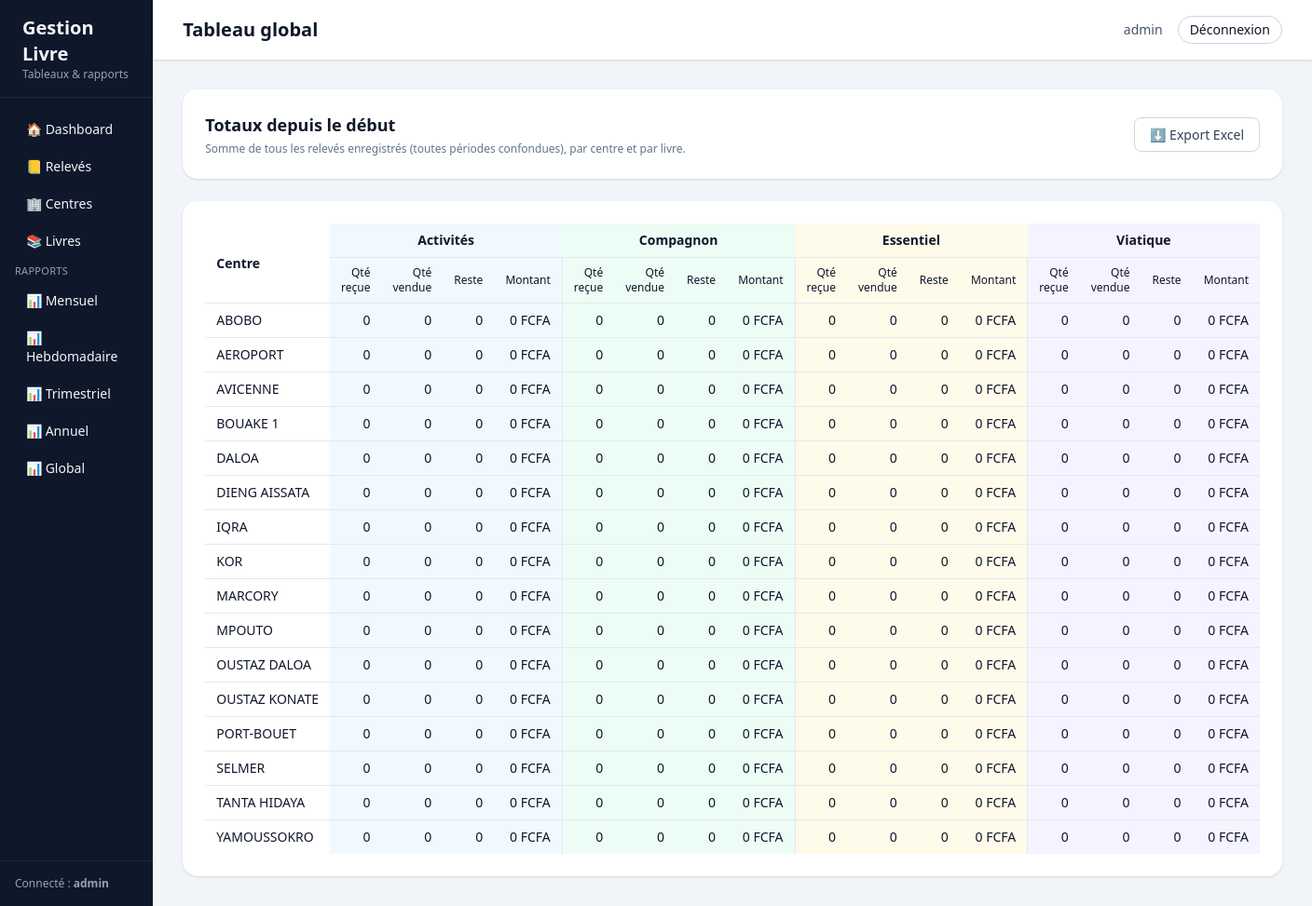
The page /rapports/global/ (signed in) on the database its author committed.
### accounts/models.py (models this page shows, shortened)
class User(AbstractUser):
    ROLE_ADMIN = "ADMIN"
    ROLE_CENTRE = "CENTRE"
    ROLE_CHOICES = (
        (ROLE_ADMIN, "Administrateur"),
        (ROLE_CENTRE, "Centre"),
    )
    role = models.CharField(
        max_length=20,
        choices=ROLE_CHOICES,
        default=ROLE_CENTRE,
    )
    centre = models.ForeignKey(
        "gestion.Centre",
        on_delete=models.SET_NULL,
        null=True,
        blank=True,
        related_name="utilisateurs",
    )
    def is_centre(self):
        return self.role == self.ROLE_CENTRE

### gestion/models.py (models this page shows, shortened)
class Livre(models.Model):
    code = models.CharField(
        max_length=50,
        unique=True,
        help_text="Ex: COMPAGNON_180"
    )
    nom = models.CharField(
        max_length=100,
        help_text="Ex: Compagnon"
    )
    pages = models.PositiveIntegerField(default=0)
    prix_unitaire_defaut = models.DecimalField(
        max_digits=10,
        decimal_places=2,
        help_text="Prix par défaut (peut être modifié par centre/période)."
    )

class Centre(models.Model):
    nom = models.CharField(max_length=100, unique=True)
    ville = models.CharField(max_length=100, blank=True)
    contact = models.CharField(max_length=100, blank=True)

### gestion/views.py (the view)
# urls.py: path("rapports/global/", rapport_global, name="rapport_global"),
@login_required
def rapport_global(request):
    releves = ReleveCentreLivre.objects.all()
    user = request.user
    if hasattr(user, "is_centre") and user.is_centre() and user.centre_id:
        releves = releves.filter(centre=user.centre)
        centres = Centre.objects.filter(pk=user.centre_id)
    else:
        centres = Centre.objects.all().order_by("nom")
    livres = list(Livre.objects.all().order_by("nom"))
    rows = []
    for centre in centres:
        row = {"centre": centre, "livres": []}
        for livre in livres:
            agg = releves.filter(centre=centre, livre=livre).aggregate(
                q_recue=Sum("quantite_recue"),
                q_vendue=Sum("quantite_vendue"),
                montant=Sum("montant_ventes"),
                reste=Sum("quantite_reste"),
            )
            row["livres"].append(
                {
                    "livre": livre,
                    "q_recue": agg["q_recue"] or 0,
                    "q_vendue": agg["q_vendue"] or 0,
                    "reste": agg["reste"] or 0,
                    "montant": agg["montant"] or 0,
                }
            )
        rows.append(row)
    context = {
        "livres": livres,
        "rows": rows,
        "colspan": 1 + len(livres) * 4,
    }
    return render(request, "gestion/rapport_global.html", context)

### templates/gestion/rapport_global.html (shortened to what this page needs)
{% extends "base.html" %}
{% block header_title %}Tableau global{% endblock %}
{% block content %}
<div class="space-y-6">
    <div class="bg-white rounded-2xl shadow p-4 md:p-6 flex flex-col md:flex-row md:items-center md:justify-between gap-4">
    <div>
      <h1 class="text-lg font-semibold">
        Totaux depuis le début
      </h1>
      <p class="text-xs text-slate-500 mt-1">
        Somme de tous les relevés enregistrés (toutes périodes confondues),
        par centre et par livre.
      </p>
    </div>
    <div>
      <a href="{% url 'export_rapport_global_excel' %}"
         class="rounded-lg border border-slate-300 px-4 py-2 text-sm font-medium text-slate-700 hover:bg-slate-50">
        ⬇️ Export Excel
      </a>
    </div>
  </div>
  <div class="bg-white rounded-2xl shadow p-4 md:p-6 overflow-x-auto">
    {% include "gestion/rapport_table.html" %}
  </div>
</div>
{% endblock %}

### templates/base.html (shortened to what this page needs)
<!DOCTYPE html>
<html lang="fr">
<head>
  <script src="https://cdn.tailwindcss.com"></script>
</head>
<body class="bg-slate-100 text-slate-900">
  <div class="min-h-screen flex"
       style="padding-top: env(safe-area-inset-top); padding-bottom: env(safe-area-inset-bottom);">
    <aside class="w-64 bg-slate-900 text-slate-100 hidden md:flex flex-col">
      <div class="px-6 py-4 border-b border-slate-800">
        <h1 class="text-xl font-bold">Gestion Livre</h1>
        <p class="text-xs text-slate-400">Tableaux &amp; rapports</p>
      </div>
      <nav class="flex-1 px-4 py-4 space-y-1 text-sm">
        <a href="{% url 'dashboard' %}" class="block px-3 py-2 rounded-lg hover:bg-slate-800">
          🏠 Dashboard
        </a>
        <a href="{% url 'releve_list' %}" class="block px-3 py-2 rounded-lg hover:bg-slate-800">
          📒 Relevés
        </a>
        <a href="{% url 'centre_list' %}" class="block px-3 py-2 rounded-lg hover:bg-slate-800">
          🏢 Centres
        </a>
        <a href="{% url 'livre_list' %}" class="block px-3 py-2 rounded-lg hover:bg-slate-800">
          📚 Livres
        </a>
        <p class="mt-4 mb-1 text-[11px] uppercase tracking-wide text-slate-400">
          Rapports
        </p>
        <a href="{% url 'rapport_mensuel' %}" class="block px-3 py-2 rounded-lg hover:bg-slate-800">
          📊 Mensuel
        </a>
        <a href="{% url 'rapport_hebdomadaire' %}" class="block px-3 py-2 rounded-lg hover:bg-slate-800">
          📊 Hebdomadaire
        </a>
        <a href="{% url 'rapport_trimestriel' %}" class="block px-3 py-2 rounded-lg hover:bg-slate-800">
          📊 Trimestriel
        </a>
        <a href="{% url 'rapport_annuel' %}" class="block px-3 py-2 rounded-lg hover:bg-slate-800">
          📊 Annuel
        </a>
        <a href="{% url 'rapport_global' %}" class="block px-3 py-2 rounded-lg hover:bg-slate-800">
          📊 Global
        </a>
      </nav>
      <div class="px-4 py-4 border-t border-slate-800 text-xs text-slate-400">
        {% if request.user.is_authenticated %}
          Connecté : <span class="font-semibold">{{ request.user.username }}</span><br />
        {% endif %}
      </div>
    </aside>
    <main class="flex-1 flex flex-col">
      <header class="h-16 bg-white shadow flex items-center justify-between px-4 md:px-8">
        <div class="flex items-center gap-3">
          <h2 class="text-lg md:text-xl font-semibold">
            {% block header_title %}Dashboard{% endblock %}
          </h2>
        </div>
        <div class="flex items-center gap-4 text-sm">
          {% if request.user.is_authenticated %}
            <span class="hidden sm:inline text-slate-600">
              {{ request.user.username }}
            </span>
            <form method="post" action="{% url 'logout' %}">
              <button
                type="submit"
                class="px-3 py-1 rounded-full border border-slate-300 hover:bg-slate-100"
              >
                Déconnexion
              </button>
            </form>
          {% else %}
            <a href="{% url 'login' %}" class="px-3 py-1 rounded-full bg-slate-900 text-white">
              Connexion
            </a>
          {% endif %}
        </div>
      </header>
      <section class="p-4 md:p-8">
        {% block content %}{% endblock %}
      </section>
    </main>
  </div>
</body>
</html>

### templates/gestion/rapport_table.html (shortened to what this page needs)
<table class="min-w-full text-xs md:text-sm">
  <thead>
    <tr class="border-b">
      <th rowspan="2" class="py-2 px-3 text-left align-middle bg-white">
        Centre
      </th>
      {% for livre in livres %}
        <th colspan="4"
            class="py-2 px-3 text-center text-xs md:text-sm font-semibold
            {% if forloop.counter0 == 0 %}bg-sky-50
            {% elif forloop.counter0 == 1 %}bg-emerald-50
            {% elif forloop.counter0 == 2 %}bg-amber-50
            {% else %}bg-violet-50{% endif %}">
          {{ livre.nom }}
        </th>
      {% endfor %}
    </tr>
    <tr class="border-b">
      {% for livre in livres %}
        <th class="py-2 px-3 text-right text-[11px] md:text-xs font-medium
            {% if forloop.counter0 == 0 %}bg-sky-50
            {% elif forloop.counter0 == 1 %}bg-emerald-50
            {% elif forloop.counter0 == 2 %}bg-amber-50
            {% else %}bg-violet-50{% endif %}
            {% if not forloop.first %} border-l border-slate-200{% endif %}">
          Qté reçue
        </th>
        <th class="py-2 px-3 text-right text-[11px] md:text-xs font-medium
            {% if forloop.counter0 == 0 %}bg-sky-50
            {% elif forloop.counter0 == 1 %}bg-emerald-50
            {% elif forloop.counter0 == 2 %}bg-amber-50
            {% else %}bg-violet-50{% endif %}">
          Qté vendue
        </th>
        <th class="py-2 px-3 text-right text-[11px] md:text-xs font-medium
            {% if forloop.counter0 == 0 %}bg-sky-50
            {% elif forloop.counter0 == 1 %}bg-emerald-50
            {% elif forloop.counter0 == 2 %}bg-amber-50
            {% else %}bg-violet-50{% endif %}">
          Reste
        </th>
        <th class="py-2 px-3 text-right text-[11px] md:text-xs font-medium
            {% if forloop.counter0 == 0 %}bg-sky-50
            {% elif forloop.counter0 == 1 %}bg-emerald-50
            {% elif forloop.counter0 == 2 %}bg-amber-50
            {% else %}bg-violet-50{% endif %}">
          Montant
        </th>
      {% endfor %}
    </tr>
  </thead>
  <tbody>
    {% if rows %}
      {% for row in rows %}
        <tr class="border-b last:border-0 hover:bg-slate-50/40">
          <td class="py-2 px-3 font-medium text-left whitespace-nowrap bg-white">
            {{ row.centre.nom }}
          </td>
          {% for data in row.livres %}
            <td class="py-2 px-3 text-right text-xs md:text-sm
                       {% if forloop.counter0 == 0 %}bg-sky-50
                       {% elif forloop.counter0 == 1 %}bg-emerald-50
                       {% elif forloop.counter0 == 2 %}bg-amber-50
                       {% else %}bg-violet-50{% endif %}
                       {% if not forloop.first %} border-l border-slate-200{% endif %}">
              {{ data.q_recue }}
            </td>
            <td class="py-2 px-3 text-right text-xs md:text-sm
                       {% if forloop.counter0 == 0 %}bg-sky-50
                       {% elif forloop.counter0 == 1 %}bg-emerald-50
                       {% elif forloop.counter0 == 2 %}bg-amber-50
                       {% else %}bg-violet-50{% endif %}">
              {{ data.q_vendue }}
            </td>
            <td class="py-2 px-3 text-right text-xs md:text-sm
                       {% if forloop.counter0 == 0 %}bg-sky-50
                       {% elif forloop.counter0 == 1 %}bg-emerald-50
                       {% elif forloop.counter0 == 2 %}bg-amber-50
                       {% else %}bg-violet-50{% endif %}">
              {{ data.reste }}
            </td>
            <td class="py-2 px-3 text-right text-xs md:text-sm
                       {% if forloop.counter0 == 0 %}bg-sky-50
                       {% elif forloop.counter0 == 1 %}bg-emerald-50
                       {% elif forloop.counter0 == 2 %}bg-amber-50
                       {% else %}bg-violet-50{% endif %}">
              {{ data.montant }} FCFA
            </td>
          {% endfor %}
        </tr>
      {% endfor %}
    {% endif %}
  </tbody>
</table>

### rows shown on the page
User: user.username "admin"
Livre: nom "Activités", q_recue "0", q_vendue "0", reste "0", montant "0"
Livre: nom "Compagnon", q_recue "0", q_vendue "0", reste "0", montant "0"
Livre: nom "Essentiel", q_recue "0", q_vendue "0", reste "0", montant "0"
Livre: nom "Viatique", q_recue "0", q_vendue "0", reste "0", montant "0"
Centre: centre.nom "ABOBO"
Centre: centre.nom "AEROPORT"
Centre: centre.nom "AVICENNE"
Centre: centre.nom "BOUAKE 1"
Centre: centre.nom "DALOA"
Centre: centre.nom "DIENG AISSATA"
Centre: centre.nom "IQRA"
Centre: centre.nom "KOR"
Centre: centre.nom "MARCORY"
Centre: centre.nom "MPOUTO"
Centre: centre.nom "OUSTAZ DALOA"
Centre: centre.nom "OUSTAZ KONATE"
Centre: centre.nom "PORT-BOUET"
Centre: centre.nom "SELMER"
Centre: centre.nom "TANTA HIDAYA"
Centre: centre.nom "YAMOUSSOKRO"
